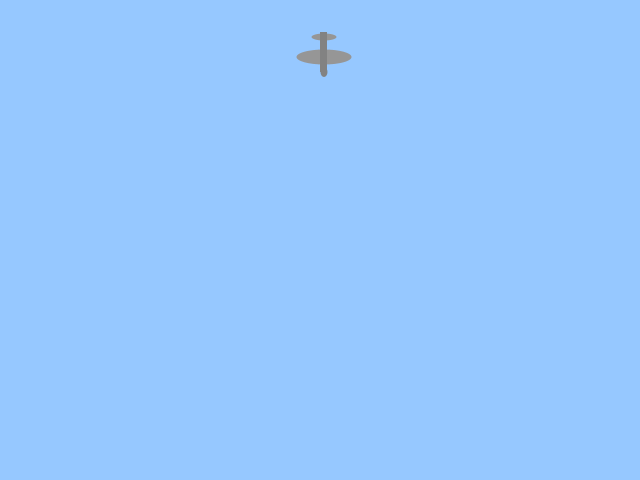
Frame 1 (no input)
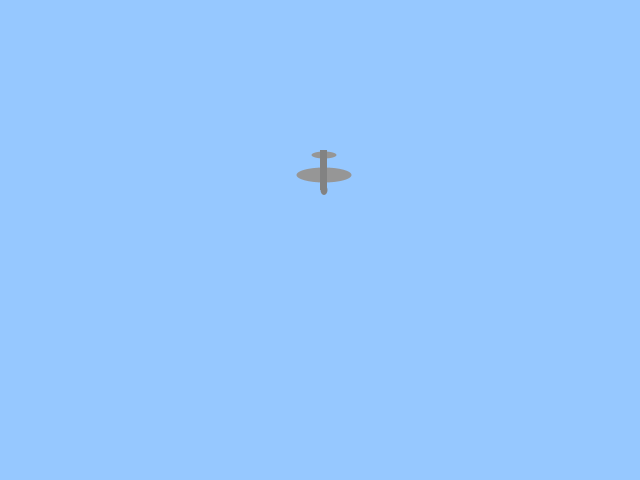
Frame 60 (the mouse pressed at the canvas centre just before this capture)
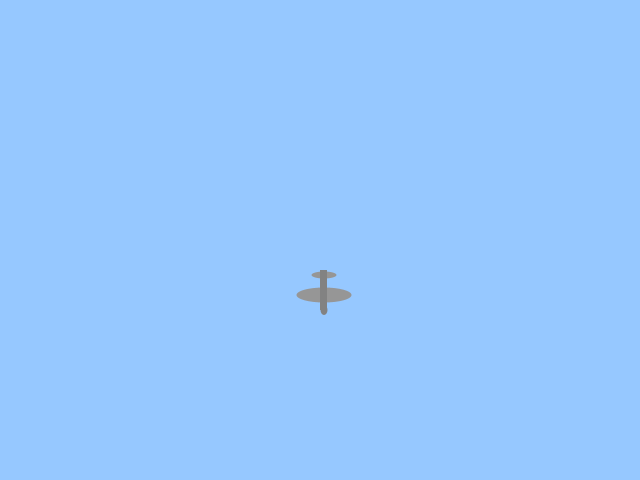
Frame 120 (the mouse held since frame 60 and released just before this capture)

The Processing sketch that drew these frames (run headless with seeded random() and noise(); from frame 60 on, the mouse is pressed at the canvas centre):

// Processing sketch: processing_148639
// ── processing_148639.pde

plane animation;

void setup()
{
  size(640,480);
  animation = new plane(width/2,30,2);
}

void draw()
{
  background(150,200,255);
  animation.render();
}

class plane
{
  int x;
  int y;
  int speed;
  
  plane(int tempX, int tempY, int tempSpeed)
  {
    x = tempX;
    y = tempY;
    speed = tempSpeed;
  }
  
  void render()
  {
    y += speed;
    noStroke();
    fill(150,150,150);
    ellipse(x+4,y+5,25,7);
    ellipse(x+4,y+25,55,15);
        
    fill(130,130,130);
    ellipse(x+4,y+40,7,10);
    rect(x,y,7,40);
    
    if(y > height)
    {
      y = -70;
    }
  }
}
